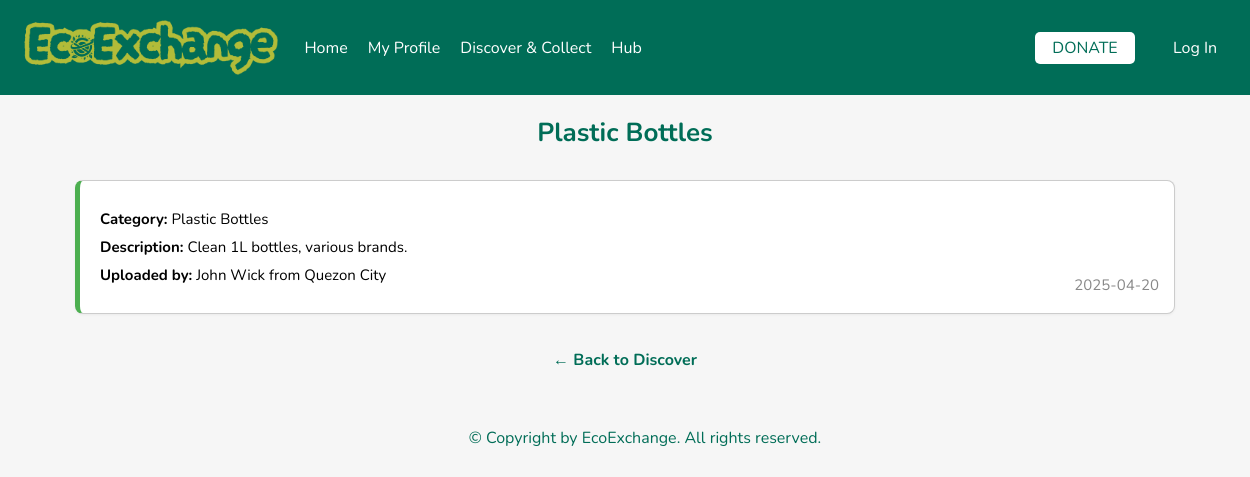
The app's page /view_donation/1 with its own data.
### models/postings.py (models this page shows)
class Postings(db.Model):
    __tablename__ = 'postings'
    postings_id = db.Column(db.Integer, primary_key=True)
    donor_user_id = db.Column(db.Integer, nullable=False)
    post_title = db.Column(db.String(255), nullable=False)
    quantity = db.Column(db.Integer, nullable=False)
    pick_up_location = db.Column(db.String(255), nullable=False)
    description = db.Column(db.Text, nullable=True)
    post_status = db.Column(db.String(50), nullable=False)
    post_date = db.Column(db.Date, nullable=False)
    is_deleted = db.Column(db.Boolean, default=False)

### app.py (the view)
    @app.route('/view_donation/<int:post_id>')
    def view_donation(post_id):
        conn = get_db_connection()
        cursor = conn.cursor()
        cursor.execute("""
            SELECT
                p.post_title AS title,
                p.description,
                p.post_date AS date_posted,
                p.pick_up_location AS location,
                p.post_title AS category,
                u.fname || ' ' || u.lname AS username
            FROM postings p
            JOIN users u ON p.donor_user_id = u.user_id
            WHERE p.postings_id = ?
        """, (post_id,))
        post = cursor.fetchone()
        conn.close()
        if not post:
            return "Donation not found", 404
        return render_template('view_donation.html', post=post)

### app.py (called while the page is built)
def get_db_connection():
    conn = sqlite3.connect("instance/ecoexchange.db")
    conn.row_factory = sqlite3.Row
    print("✅ Database connected successfully!")  # Debugging print
    return conn

### templates/view_donation.html
<!DOCTYPE html>
<html lang="en">
{% include 'head.html' %}
<body>
    {% include 'navbar.html' %}
    <div class="donation-section">
        <h2 class="page-title">{{ post.title }}</h2>
        <div class="donation-card">
            <p><strong>Category:</strong> {{ post.category }}</p>
            <p><strong>Description:</strong> {{ post.description }}</p>
            {% if post.username %}
            <p><strong>Uploaded by:</strong> {{ post.username }} from {{ post.location }}</p>
<p class="post-date">{{ post.date_posted }}</p>
            {% endif %}
        </div>
        <a href="{{ url_for('discover') }}" class="back-btn">← Back to Discover</a>
    </div>
    {% include 'footer.html' %}
</body>
</html>

### static/styles.css (style rules this page uses)
body { font-family: Arial, sans-serif; margin: 0; padding: 0; text-align: center; padding-bottom: 0px; padding-top: 95px; overflow-x: hidden; height: 100%; min-height: 100vh; display: flex; flex-direction: column; font-family: "Nunito", sans-serif; background-color: #f6f6f6; }
.page-title { margin-top: 0; margin-bottom: 20px; font-size: 24px; font-weight: bold; color: #006d57; text-align: left; width: 100%; }
.donation-section { width: 100%; max-width: 1100px; margin: 0 auto; padding: 20px; }
.donation-section .page-title { text-align: center; margin-bottom: 30px; font-size: 26px; }
.donation-card { background-color: #fff; border: 1px solid #ccc; border-left: 5px solid #4CAF50; border-radius: 10px; padding: 20px; margin-bottom: 20px; box-shadow: 0px 1px 3px rgba(0, 0, 0, 0.05); text-align: left; transition: box-shadow 0.3s ease; }
.donation-card p { margin: 8px 0; font-size: 15px; }
.back-btn { display: inline-block; margin-top: 20px; color: #006d57; text-decoration: none; font-weight: bold; }
.donation-card { position: relative; background-color: #fff; border-radius: 8px; padding: 20px; margin-bottom: 15px; box-shadow: 0px 1px 3px rgba(0, 0, 0, 0.05); text-align: left; }
.post-date { font-size: 13px; color: #888; position: absolute; bottom: 10px; right: 15px; }

### records on screen
Postings: title "Plastic Bottles", category "Plastic Bottles", description "Clean 1L bottles, various brands.", location "Quezon City", date_posted "2025-04-20"

### other values on screen
{{ post.username }} "John Wick"
